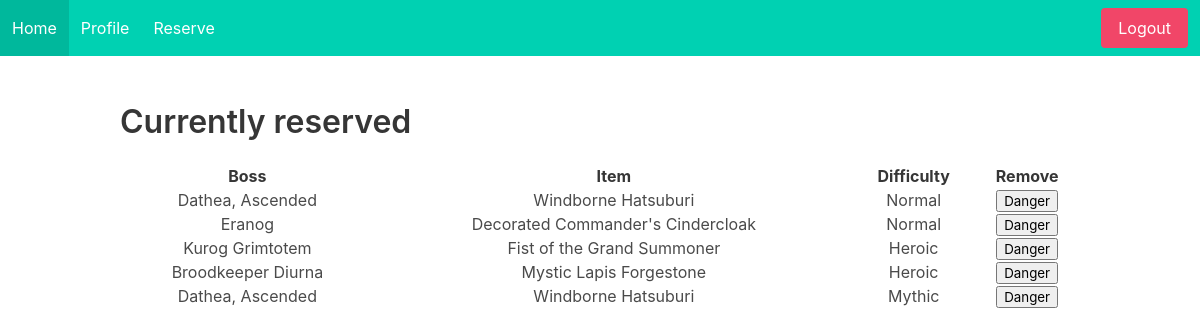
The app's page /profile (signed in) with its own data.
### project/models.py (models this page shows)
class Normal_Raid(UserMixin, db.Model):
    __tablename__ = "normal_raid"
    id = db.Column(db.Integer, primary_key=True)
    user = db.Column(db.String(100))
    boss = db.Column(db.String(100))
    item = db.Column(db.String(100))

class Heroic_Raid(UserMixin, db.Model):
    __tablename__ = "heroic_raid"
    id = db.Column(db.Integer, primary_key=True)
    user = db.Column(db.String(100))
    boss = db.Column(db.String(100))
    item = db.Column(db.String(100))

class Mythic_Raid(UserMixin, db.Model):
    __tablename__ = "mythic_raid"
    id = db.Column(db.Integer, primary_key=True)
    user = db.Column(db.String(100))
    boss = db.Column(db.String(100))
    item = db.Column(db.String(100))

### project/main.py (the view)
@main.route('/profile')
@login_required
def profile():
    name = current_user.name
    normal_reserved = Normal_Raid.query.filter_by(user=name)
    heroic_reserved = Heroic_Raid.query.filter_by(user=name)
    mythic_reserved = Mythic_Raid.query.filter_by(user=name)
    payload = {}
    for record in normal_reserved:
        payload[f"Normal{record.id}"] = {"user": record.user,
                                         "boss": record.boss,
                                         "item": record.item,
                                         "difficulty": "Normal"}
    for record in heroic_reserved:
        payload[f"Heroic{record.id}"] = {"user": record.user,
                                         "boss": record.boss,
                                         "item": record.item,
                                         "difficulty": "Heroic"}
    for record in mythic_reserved:
        payload[f"Mythic{record.id}"] = {"user": record.user,
                                         "boss": record.boss,
                                         "item": record.item,
                                         "difficulty": "Mythic"}
    items = {'test': 'item1',
             'test1': 'item2',
             "name": name}
    return render_template('profile.html', itemData=payload)

### project/templates/profile.html (shortened to what this page needs)
{% extends "base.html" %}
{% block content %}
<div class="content">
    <h1 align="left">Currently reserved</h1>
</div>
<table style="width: 100%">
    <tr>
        <th style="text-align: center">Boss</th>
        <th style="text-align: center">Item</th>
        <th style="text-align: center">Difficulty</th>
        <th style="text-align: center">Remove</th>
    </tr>
    {% for _, dict_item in itemData.items() %}
    <tr>
        {% for key, val in dict_item.items() %}
        {% if key != "user" %}
        <td style="text-align: center">{{ val }}</td>
        {% endif %}
        {% endfor %}
        <td style="text-align: center">
            <button id= class="button is-danger" onclick="delete_row()">Danger</button>
        </td>
    </tr>
    {% endfor %}
</table>
{% endblock %}

### project/templates/base.html (shortened to what this page needs)
<!DOCTYPE html>
<html>
<head>
    <link rel="stylesheet" href="https://cdnjs.cloudflare.com/ajax/libs/bulma/0.7.2/css/bulma.min.css"/>
</head>
<body>
<nav class="navbar is-primary" role="navigation" aria-label="main navigation">
    <div id="navbarBasicExample" class="navbar-menu">
        <div class="navbar-start">
            <a href="{{ url_for('main.index') }}" class="navbar-item">
                Home
            </a>
            {% if current_user.is_authenticated %}
            <a href="{{ url_for('main.profile') }}" class="navbar-item">
                Profile
            </a>
            <a href="{{ url_for('main.reserve_loot') }}" class="navbar-item">
                Reserve
            </a>
            {% endif %}
        </div>
        <div class="navbar-end">
            <div class="navbar-item">
                <div class="buttons">
                    {% if current_user.is_authenticated %}
                    <a href="{{ url_for('auth.logout') }}" class="button is-danger">
                        Logout
                    </a>
                    {% endif %}
                </div>
            </div>
        </div>
    </div>
</nav>
<section class="section">
    <div class="container has-text-centered">
        {% block content %}
        {% endblock %}
    </div>
</section>
</body>
</html>

### records on screen
Normal_Raid: boss "Dathea, Ascended", item "Windborne Hatsuburi"
Normal_Raid: boss "Eranog", item "Decorated Commander's Cindercloak"
Heroic_Raid: boss "Kurog Grimtotem", item "Fist of the Grand Summoner"
Heroic_Raid: boss "Broodkeeper Diurna", item "Mystic Lapis Forgestone"
Mythic_Raid: boss "Dathea, Ascended", item "Windborne Hatsuburi"

### other values on screen
{{ val }} "Normal" "Normal" "Heroic" "Heroic" "Mythic"
